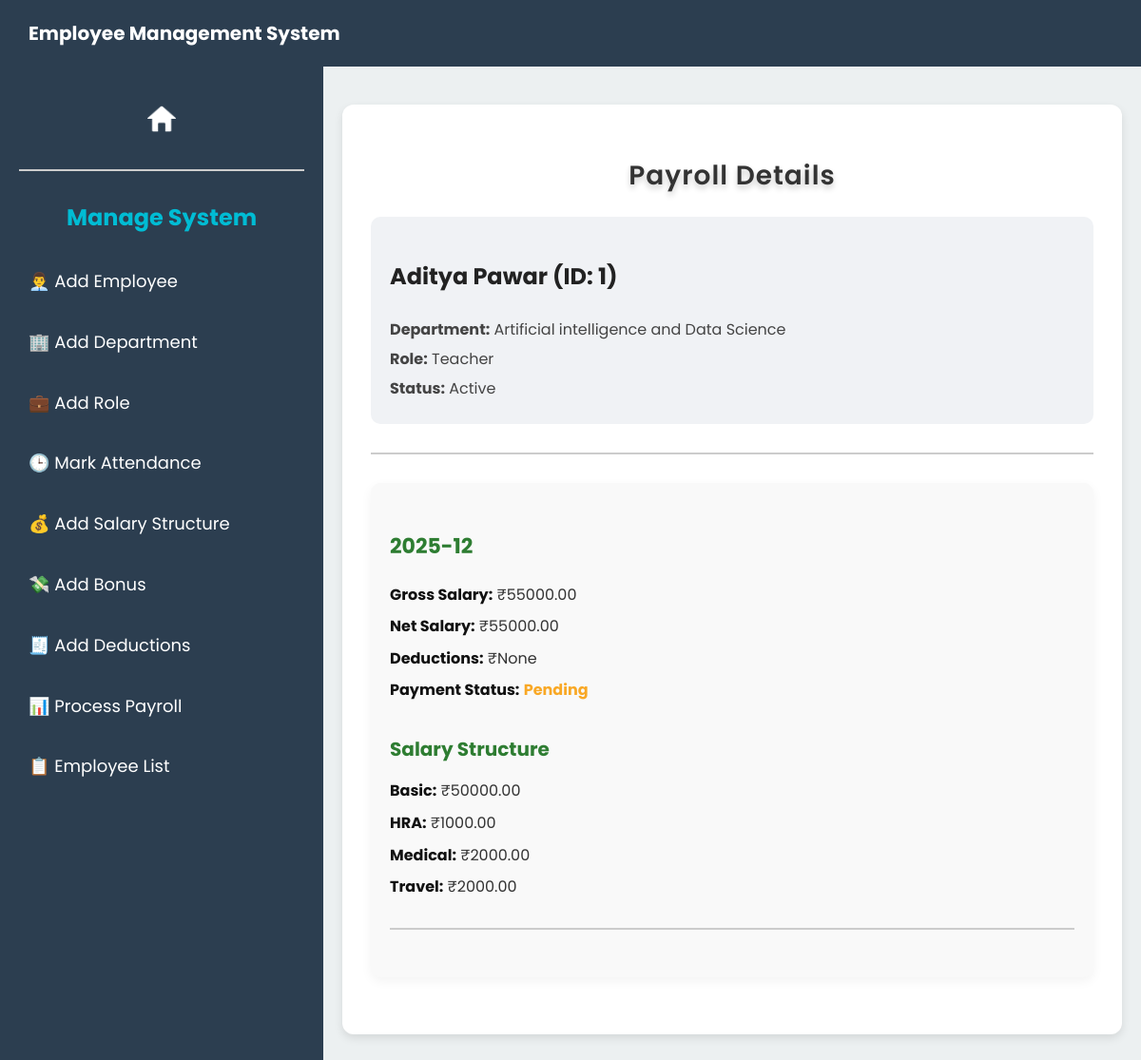
The page /payroll_info/1 on the database its author committed.
### employee/models.py (models this page shows, shortened)
class Employee(models.Model):
    STATUS_CHOICES = [
        ('Active', 'Active'),
        ('Inactive', 'Inactive'),
    ]
    employee_id = models.AutoField(primary_key=True)
    first_name = models.CharField(max_length=50)
    last_name = models.CharField(max_length=50)
    email = models.EmailField(unique=True)
    phone = models.CharField(max_length=20)
    hire_date = models.DateField()
    department = models.ForeignKey(Department, on_delete=models.CASCADE)
    role = models.ForeignKey(Role, on_delete=models.CASCADE)
    status = models.CharField(max_length=10, choices=STATUS_CHOICES, default='Active')

class Department(models.Model):
    department_id = models.AutoField(primary_key=True)
    department_name = models.CharField(max_length=100)
    department_code = models.CharField(max_length=20, unique=True)

class Role(models.Model):
    role_id = models.AutoField(primary_key=True)
    role_name = models.CharField(max_length=100)
    department = models.ForeignKey(Department, on_delete=models.CASCADE)

class Payroll(models.Model):
    PAYMENT_STATUS_CHOICES = [
        ('Pending', 'Pending'),
        ('Completed', 'Completed'),
    ]
    payroll_id = models.AutoField(primary_key=True)
    employee = models.ForeignKey(Employee, on_delete=models.CASCADE)
    salary_month = models.CharField(max_length=20)  # Can be 'March 2025'
    payment_status = models.CharField(max_length=10, choices=PAYMENT_STATUS_CHOICES)

class SalaryStructure(models.Model):
    salary_id = models.AutoField(primary_key=True)
    employee = models.OneToOneField(Employee, on_delete=models.CASCADE)
    basic_salary = models.DecimalField(max_digits=10, decimal_places=2)
    gross_salary = models.DecimalField(max_digits=10, decimal_places=2)
    medical_allowance = models.DecimalField(max_digits=10, decimal_places=2)
    travel_allowance = models.DecimalField(max_digits=10, decimal_places=2)
    hra = models.DecimalField(max_digits=10, decimal_places=2)

### employee/views.py (the view)
# urls.py: path('payroll_info/<int:employee_id>', payroll_info, name='payroll_info'),
def payroll_info(request, employee_id):
    employee = get_object_or_404(Employee, pk=employee_id)
    payrolls = Payroll.objects.filter(employee=employee)
    salary_structure = SalaryStructure.objects.filter(employee=employee).first()
    deductions = Deductions.objects.filter(employee=employee).first()  # Fetch deductions
    bonuses = Bonus.objects.filter(employee=employee)
    gross_salary = 0
    if salary_structure:
        gross_salary = (salary_structure.basic_salary +
                        salary_structure.hra +
                        salary_structure.medical_allowance +
                        salary_structure.travel_allowance)
    total_deductions = 0
    if deductions:
        total_deductions = (deductions.tax + deductions.provident_fund +
                            deductions.other_deductions)
    net_salary = gross_salary - total_deductions
    return render(request, 'manage/payroll_info.html', {
        'employee': employee,
        'payrolls': payrolls,
        'salary_structure': salary_structure,
        'total_deductions':total_deductions,
        'deductions': deductions,
        'bonuses': bonuses,
        'gross_salary': gross_salary,
        'net_salary': net_salary,
        'total_deductions': total_deductions,
    })

### employee/templates/manage/payroll_info.html (shortened to what this page needs)
{% extends "manage/manage.html" %}
{% load static %}
{% block head %}
{{ block.super }}
<link rel="stylesheet" href="{% static 'css/payroll.css' %}">
{% endblock %}
{% block main_content %}
<div class="payroll-card">
  <h2>Payroll Details</h2>
  <div class="employee-header">
    <h3>{{ employee.first_name }} {{ employee.last_name }} (ID: {{ employee.employee_id }})</h3>
    <p><strong>Department:</strong> {{ employee.department.department_name }}</p>
    <p><strong>Role:</strong> {{ employee.role.role_name }}</p>
    <p><strong>Status:</strong> {{ employee.status }}</p>
  </div>
  <hr>
  {% if payrolls %}
    {% for payroll in payrolls %}
      <div class="payroll-info">
        <h4>{{ payroll.salary_month }}</h4>
        <div class="salary-section">
          <p><strong>Gross Salary:</strong> ₹{{ gross_salary }}</p>
          <p><strong>Net Salary:</strong> ₹{{ net_salary }}</p>
          <p><strong>Deductions:</strong> ₹{{ deductions }}</p>
          <p><strong>Payment Status:</strong>
            <span class="status {{ payroll.payment_status|lower }}">{{ payroll.payment_status }}</span>
          </p>
        </div>
        {% if salary_structure %}
        <div class="salary-breakdown">
          <h5>Salary Structure</h5>
          <p><strong>Basic:</strong> ₹{{ salary_structure.basic_salary }}</p>
          <p><strong>HRA:</strong> ₹{{ salary_structure.hra }}</p>
          <p><strong>Medical:</strong> ₹{{ salary_structure.medical_allowance }}</p>
          <p><strong>Travel:</strong> ₹{{ salary_structure.travel_allowance }}</p>
        </div>
        {% endif %}
        <hr>
      </div>
    {% endfor %}
  {% else %}
    <p>No payroll records available.</p>
  {% endif %}
</div>
{% endblock %}

### employee/static/css/style.css (style rules this page uses)
* { font-family: poppins; }
body { background: linear-gradient(135deg, #121212, #2c2c2c); color: #f5f5f5; font-family: 'Inter', sans-serif; font-size: 16px; line-height: 1.6; text-rendering: optimizeLegibility; min-width: 200px; transition: background 0.5s ease-in-out; }
h1, h2 { color: #ffffff; text-align: center; font-weight: 600; text-shadow: 0 4px 6px rgba(0, 0, 0, 0.2); letter-spacing: 1px; }
h2 { font-size: 1.8rem; margin-bottom: 15px; color: #8bc34a; }
.card, .payroll-card, .employee-card { background-color: #1e1e2f; border-radius: 12px; padding: 30px; box-shadow: 0 4px 12px rgba(0, 0, 0, 0.1); transition: transform 0.3s ease, box-shadow 0.3s ease; margin-bottom: 20px; }

### employee/static/css/payroll.css (style rules this page uses)
body { background-color: #f4f6f8; color: #1c1c1c; font-family: 'Segoe UI', Tahoma, Geneva, Verdana, sans-serif; margin: 0; padding: 0; }
.payroll-card { background-color: #ffffff; border-radius: 12px; padding: 30px; margin: 20px auto; max-width: 1200px; box-shadow: 0 4px 10px rgba(0, 0, 0, 0.1); }
.payroll-card h2 { color: #333333; font-size: 28px; margin-bottom: 20px; text-align: center; }
.employee-header { background-color: #f0f2f5; padding: 20px; border-radius: 10px; margin-bottom: 30px; }
.employee-header h3 { color: #222222; font-size: 24px; }
.employee-header p { color: #444444; font-size: 16px; margin: 5px 0; }
.payroll-info { background-color: #f9f9f9; border-radius: 10px; padding: 20px; margin-bottom: 30px; box-shadow: 0 4px 12px rgba(0, 0, 0, 0.05); }
.payroll-info h4 { color: #2e7d32; font-size: 22px; margin-bottom: 20px; }
.salary-section, .salary-breakdown, .deduction-breakdown, .bonus-section { margin-bottom: 20px; }
.salary-section p, .salary-breakdown p, .deduction-breakdown p, .bonus-section p { color: #333333; font-size: 16px; margin: 8px 0; }
.salary-section p strong, .salary-breakdown p strong, .deduction-breakdown p strong, .bonus-section p strong { color: #111111; }
.status { font-weight: bold; }
.status.pending { color: #f9a825; }
.salary-breakdown h5, .deduction-breakdown h5, .bonus-section h5 { color: #2e7d32; font-size: 20px; margin-bottom: 15px; }
hr { border: 1px solid #cccccc; margin-top: 30px; margin-bottom: 30px; }

### rows shown on the page
Employee: first_name "Aditya", last_name "Pawar", employee_id "1", department.department_name "Artificial intelligence and Data Science", role.role_name "Teacher", status "Active"
Payroll: salary_month "2025-12", gross_salary "55000.00", net_salary "55000.00", deductions "None", payment_status "Pending"
SalaryStructure: basic_salary "50000.00", hra "1000.00", medical_allowance "2000.00", travel_allowance "2000.00"
